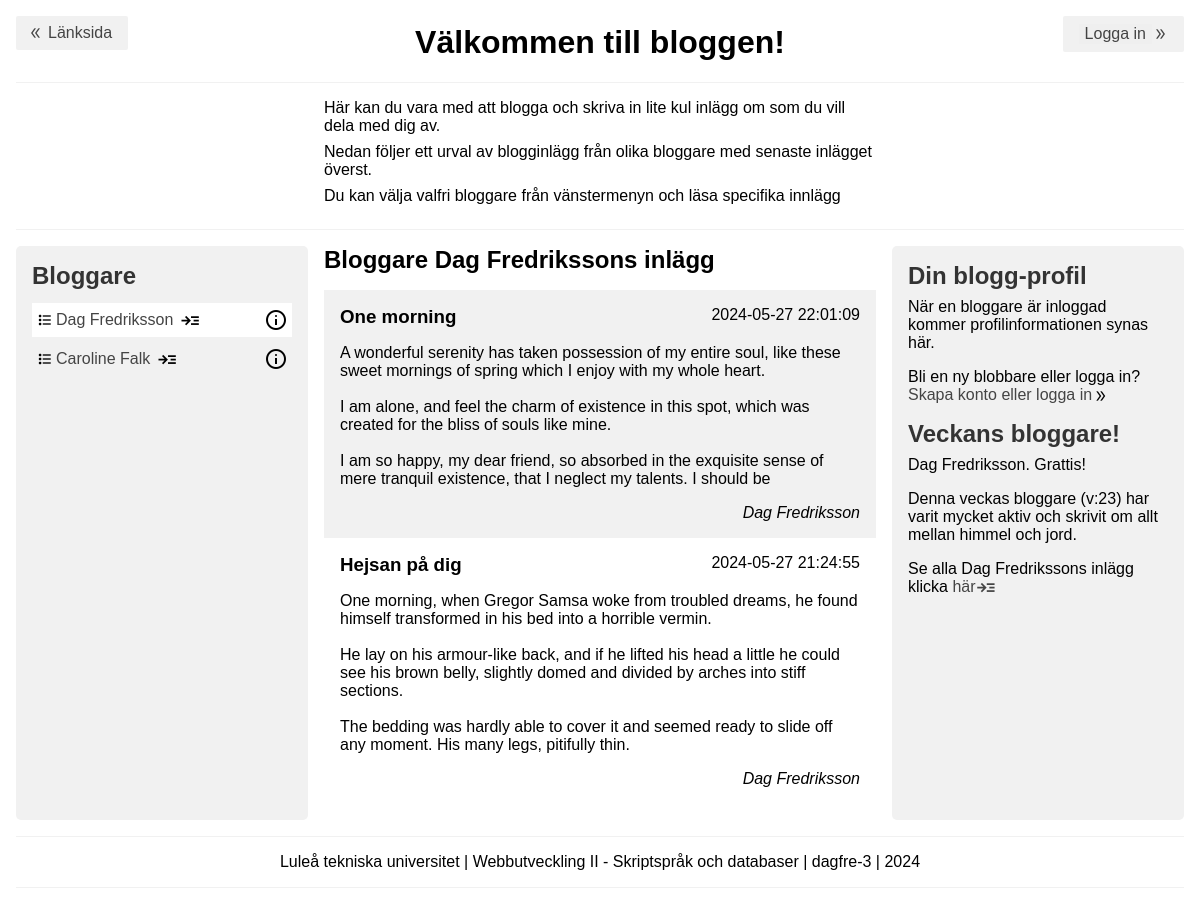
The page /labb-4a/index.php?getUserPost=Dag Fredriksson&userId=32 on the database its author committed.
### tables this page shows
CREATE TABLE `user` (
  `id` int(11) NOT NULL,
  `username` varchar(255) NOT NULL,
  `password` varchar(255) NOT NULL,
  `title` varchar(255) DEFAULT NULL,
  `presentation` mediumtext DEFAULT NULL,
  `image` varchar(255) DEFAULT NULL,
  `created` datetime NOT NULL DEFAULT current_timestamp()
);

CREATE TABLE `post` (
  `id` int(11) NOT NULL,
  `title` varchar(255) NOT NULL,
  `content` longtext NOT NULL,
  `created` datetime NOT NULL DEFAULT current_timestamp(),
  `userId` int(11) NOT NULL
);

### labb-4a/admin/db.php (called while the page is built, shortened)
<?php
$connection = mysqli_connect(DB_SERVER, DB_USER, DB_PASS, DB_NAME);
function get_posts($userid)
{
    global $connection;
    $sql = 'SELECT * FROM post WHERE userid=? ORDER BY created DESC';
    $statment = mysqli_prepare($connection, $sql);
    mysqli_stmt_bind_param($statment, "i", $userid);
    mysqli_stmt_execute($statment);
    $result = get_result($statment);
    return $result;
}
function get_result($statment)
{
    $rows = array();
    $result = mysqli_stmt_get_result($statment);
    if($result)
    {
        while ($row = mysqli_fetch_assoc($result))
        {
            $rows[] = $row;
        }
    }
    return $rows;
}
function get_users()
{
    global $connection;
    $sql = 'SELECT * FROM user';
    $statment = mysqli_prepare($connection, $sql);
    mysqli_stmt_execute($statment);
    $result = get_result($statment);
    return $result;
}

### labb-4a/layout/content.php (the view, shortened to what this page needs)
<ul class="striped-list post-list">
<?php
    if (isset($_GET['getUserPost'])) {
        if (isset($_GET['userId'])) {
            $userName = $_GET['getUserPost'];
            $userId = (int)$_GET['userId'];
            $bloggare = $userName . "s";
            echo ("
                <h2>Bloggare $bloggare inlägg</h2>
            ");
            $rows = get_posts($userId);
            if(!empty($rows)){
                foreach($rows as $thePosts) {
                    $title = $thePosts['title'];
                    $content = $thePosts['content'];
                    $created = $thePosts['created'];
                    echo ("
                        <li class='striped-list-item posts'>
                            <div class='row'>
                                <h3 class='title'>
                                    $title
                                </h3>
                                <time datetime='$created'>$created</time>
                            </div>
                    ");
                    echo nl2br("<p>$content</p>");
                    echo ("
                        <p class='blog-writer'>$userName</p>
                    </li>
                    ");
                }
            }
        }
    }
?>
</ul>

### labb-4a/layout/menu.php
<h2 class="secondary-heading">Bloggare</h2>
<ul class="striped-list">
<?php
    $rows = get_users();
    if (!empty($rows)) {
        foreach($rows as $user)
        {
            $name = $user['username'];
            $presentation = $user['presentation'];
            $userID = $user['id'];
            $print_presentation = "";
            if (!empty($presentation)) {
                $print_presentation = "
                        <span class='material-symbols-outlined info-icon'>
                            info
                        </span>
                        <div class='presentation-info'>
                            <h2>Pressentation</h2>
                            <p>Bloggare: $name</p>
                            $presentation
                        <div>";
            }
            echo ("<li class='striped-list-item'>
                        <span class='material-symbols-outlined list-bulleted'>
                            format_list_bulleted
                        </span>
                        <a href='index.php?getUserPost=$name&userId=$userID' class='menu-link'>$name</a>
                        <span class='material-symbols-outlined read-more'>
                            read_more
                        </span>
                        $print_presentation
                    </li>");
        }
    } else {
        echo "VISA EN BILD ";
    }
?>
</ul>

### labb-4a/css/style.css (style rules this page uses)
body { display: flex; flex-wrap: wrap; box-sizing: border-box; padding: 0.5rem; font-family: Arial, Helvetica, sans-serif; }
a { color: #444; }
.material-symbols-outlined { font-variation-settings: 'FILL' 0, 'wght' 400, 'GRAD' 0, 'opsz' 24; position: absolute; }
.list-bulleted { font-size: 1rem; margin-top: 1px; }
.read-more { font-size: 1.3rem; }
.info-icon { position: absolute; top: 5px; right: 4px; }
.secondary-heading { color: #333; margin: 0; padding-bottom: .5rem; }
.striped-list { margin: 0; padding: 0; list-style-type: none; position: relative; }
.striped-list-item { position: relative; }
.striped-list-item { margin-top: .3rem; padding: .5rem .3rem 0; }
.striped-list-item:nth-child(odd) { background-color: #fff; }
.striped-list-item:nth-child(even) { background-color: #f1f1f1; }
.menu-link { display: inline-block; margin-bottom: .5rem; text-decoration: none; color: #444; font-size: 1rem; padding-left: 1.2rem; padding-right: .4rem; cursor: pointer; }
.post-list h2 { margin: 0 0 1rem; }
.striped-list-item.posts { margin: 0; padding: 1rem; }
.posts .row { display: flex; justify-content: space-between; }
.posts h3 { margin: 0; padding: 0; }
.posts time { display: block; }
.posts .blog-writer { margin-bottom: 0; text-align: right; font-style: italic; }

### rows shown on the page
user: username "Dag Fredriksson"
user: username "Caroline Falk"
post: title "One morning", created "2024-05-27 22:01:09", content "A wonderful serenity has taken possession of my entire soul, like these sweet mornings of spring which I enjoy with my whole heart. I am alone, and feel the charm of existence in this spot, which was created for the bliss of souls like mine. I am so happy, my dear friend, so absorbed in the exquisite sense of mere tranquil existence, that I neglect my talents. I should be"
post: title "Hejsan på dig", created "2024-05-27 21:24:55", content "One morning, when Gregor Samsa woke from troubled dreams, he found himself transformed in his bed into a horrible vermin. He lay on his armour-like back, and if he lifted his head a little he could see his brown belly, slightly domed and divided by arches into stiff sections. The bedding was hardly able to cover it and seemed ready to slide off any moment. His many legs, pitifully thin."

### other values the page prints
$bloggare "Dag Fredrikssons"
